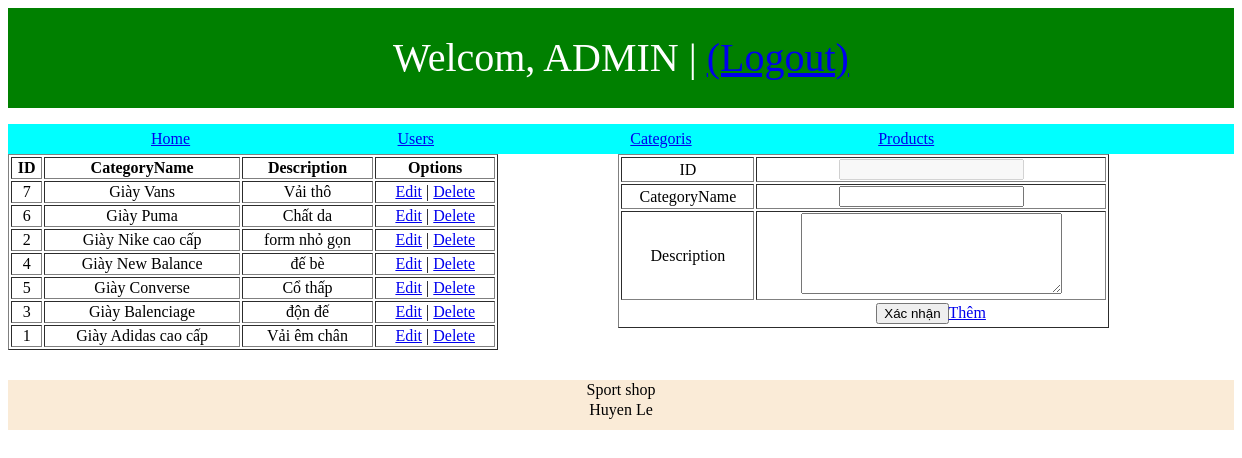
/admin/categories-manager/index.php (signed in), run on the app's committed database.
### tables this page shows
CREATE TABLE `categories` (
  `categoryID` int(20) NOT NULL,
  `CategoryName` varchar(50) NOT NULL,
  `Description` varchar(255) NOT NULL
);

### common/url.php (called while the page is built)
<?php
    $url = "http://localhost/web";
?>

### admin/categories-manager/index.php (the view, shortened to what this page needs)
<!DOCTYPE html>
<html lang="en">
    <head>
        <link href="css/style.css" rel="stylesheet">
    </head>
    <body>
    <?php
        require("../../common/connect.php");
        require("../../common/url.php");
        $sql_select = "SELECT * FROM categories ORDER BY categories.CategoryName DESC";
        $rs_select = $mysqli->query($sql_select);
    ?>
        <div class="container">
            <div class="header">
                <span style="font-size: 40px;color:white;">Welcom, ADMIN | <a href="javascript:logout()">(Logout)</a></span>
            </div>
            <div class="menu">
                <ul>
                    <li><a href="<?php echo $url;?>">Home</a></li>
                    <li><a href="../users-manager">Users</a></li>
                    <li><a href="../categories-manager">Categoris</a></li>
                    <li><a href="../products-manager">Products</a></li>
                </ul>
            </div>
            <div class="body-main">
                <div class="table-view">
                    <table border="1">
                        <tr>
                            <th>ID</th>
                            <th>CategoryName</th>
                            <th>Description</th>
                            <th>Options</th>
                        </tr>
                <?php
                    while($data_select = $rs_select->fetch_assoc()){
                ?>
                        <tr>
                            <td><?php echo $data_select["categoryID"];?></td>
                            <td><?php echo $data_select["CategoryName"];?></td>
                            <td><?php echo $data_select["Description"];?></td>
                            <td><a href="javascript:edit_category(<?php echo trim($data_select["categoryID"]);?>)">Edit</a> | <a href="javascript:delete_category(<?php echo trim($data_select["categoryID"]);?>)">Delete</a></td>
                        </tr>
                <?php
                    }
                ?>
                    </table>
                </div>
                <div class="input-view">
                    <table border="1">
                        <tr>
                            <td>ID</td>
                            <td>
                                <input type="text" disabled id="id">
                            </td>
                        </tr>
                        <tr>
                            <td>CategoryName</td>
                            <td>
                                <input type="text" id="ctname">
                            </td>
                        </tr>
                        <tr>
                            <td>Description</td>
                            <td>
                                <textarea  cols="30" rows="5" id="description"></textarea>
                            </td>
                        </tr>
                        <tr style="border:none;">
                            <td style="border:none;"></td>
                            <td style="border:none;"><button onclick="edit_category('submit')">Xác nhận</button><a href="javascript:clear()">Thêm</a></td>
                        </tr>
                    </table>
                </div>
            </div>
            <div class="footer">
                <span>Sport shop</span><br>
                <span>Huyen Le</span><br>
            </div>
        </div>
    </body>
</html>

### admin/categories-manager/css/style.css (style rules this page uses)
table { width: 100%; }
ul { list-style-type: none; width: 100%; }
ul li { float: left; width: 20%; line-height: 30px; }
.header { width: 100%; height: 100px; background-color: green; text-align: center; line-height: 100px; }
.menu { width: 100%; height: 30px; background-color: aqua; text-align: center; }
.body-main { text-align: center; }
.table-view { width: 40%; float: left; margin-right:60px; }
.input-view { width: 40%; float: left; margin-left:60px; }
.footer { width: 100%; height: 50px; background-color: antiquewhite; text-align: center; line-height: 20px; margin: 30px 0 0 0; }

### data on the page
categories: categoryID "7", CategoryName "Giày Vans", Description "Vải thô"
categories: categoryID "6", CategoryName "Giày Puma", Description "Chất da"
categories: categoryID "2", CategoryName "Giày Nike cao cấp", Description "form nhỏ gọn"
categories: categoryID "4", CategoryName "Giày New Balance", Description "đế bè"
categories: categoryID "5", CategoryName "Giày Converse", Description "Cổ thấp"
categories: categoryID "3", CategoryName "Giày Balenciage", Description "độn đế"
categories: categoryID "1", CategoryName "Giày Adidas cao cấp", Description "Vải êm chân"
